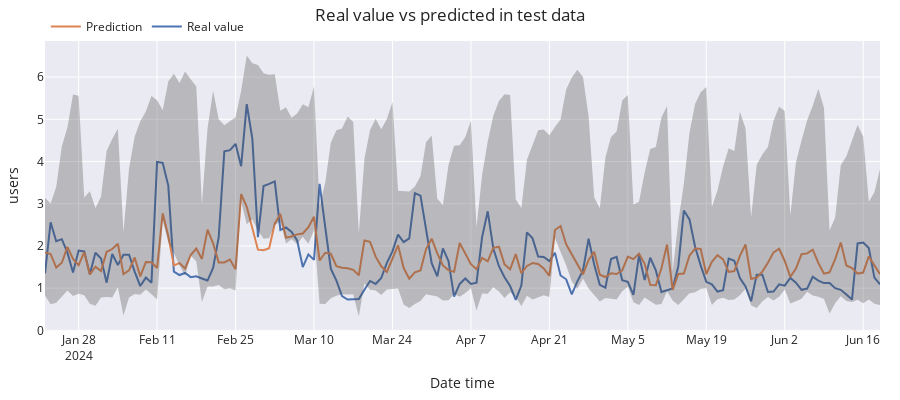

Notebook cell for this chart:
### Code cell
# Plot intervals
# ==============================================================================
plot_predicted_intervals(
    predictions     = predictions,
    y_true          = df_test,
    target_variable = "wave_height",
    initial_x_zoom  = None,
    title           = "Real value vs predicted in test data",
    xaxis_title     = "Date time",
    yaxis_title     = "users",
)

# Predicted interval coverage (on test data)
# ==============================================================================
coverage = empirical_coverage(
    y = df_test['wave_height'],
    lower_bound = predictions["lower_bound"], 
    upper_bound = predictions["upper_bound"]
)
print(f"Predicted interval coverage: {round(100*coverage, 2)} %")

# Area of the interval
# ==============================================================================
area = (predictions["upper_bound"] - predictions["lower_bound"]).sum()
print(f"Area of the interval: {round(area, 2)}")

### Figure 1 — Plotly figure (JSON) as saved in the notebook; plotly's stock layout.template omitted (floating-point values rounded to 4 significant figures; data arrays with more than 128 entries replaced by an {"elided": "..."} marker saying what was removed)
{"data": [{"mode": "lines", "name": "Real value", "type": "scatter", "x": {"elided": "150 str values"}, "y": {"elided": "150 float values"}}, {"mode": "lines", "name": "Prediction", "type": "scatter", "x": {"elided": "150 str values"}, "y": {"elided": "150 float values"}}, {"line": {"width": 0}, "marker": {"color": "#444"}, "mode": "lines", "name": "Upper Bound", "showlegend": false, "type": "scatter", "x": {"elided": "150 str values"}, "y": {"elided": "150 float values"}}, {"fill": "tonexty", "fillcolor": "rgba(68, 68, 68, 0.3)", "line": {"width": 0}, "marker": {"color": "#444"}, "mode": "lines", "name": "Lower Bound", "showlegend": false, "type": "scatter", "x": {"elided": "150 str values"}, "y": {"elided": "150 float values"}}], "layout": {"height": 400, "hovermode": "x", "legend": {"orientation": "h", "x": 0.001, "xanchor": "left", "y": 1.1, "yanchor": "top"}, "margin": {"b": 20, "l": 20, "r": 20, "t": 35}, "title": {"text": "Real value vs predicted in test data"}, "width": 900, "xaxis": {"title": {"text": "Date time"}}, "yaxis": {"title": {"text": "users"}}}}
